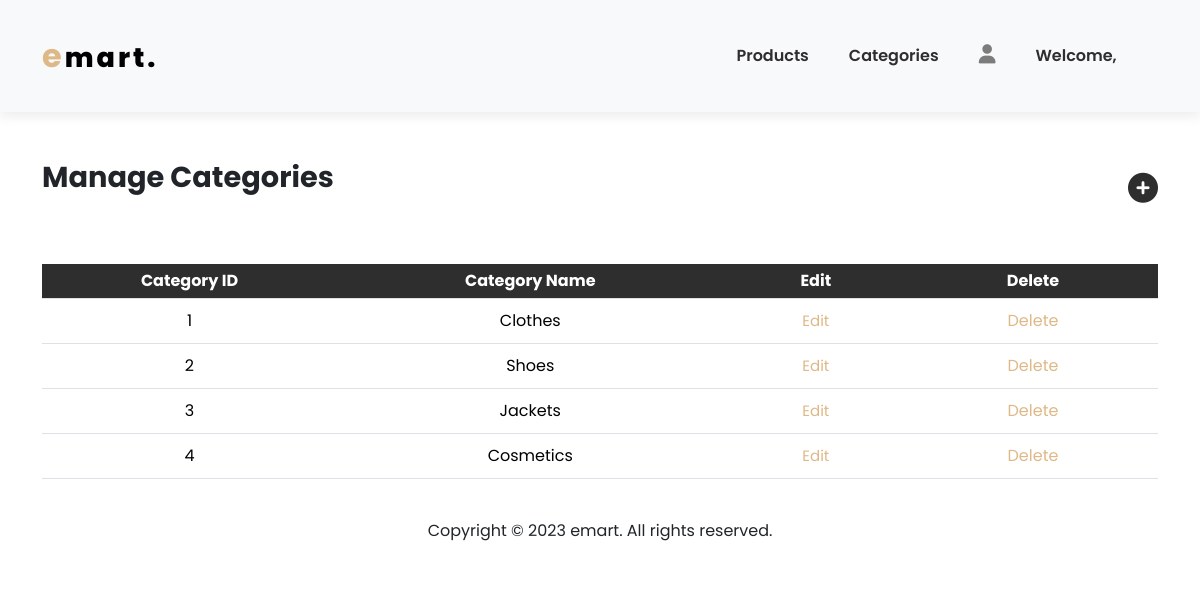
/admin/categories.php, run on an earlier commit of the app's database.
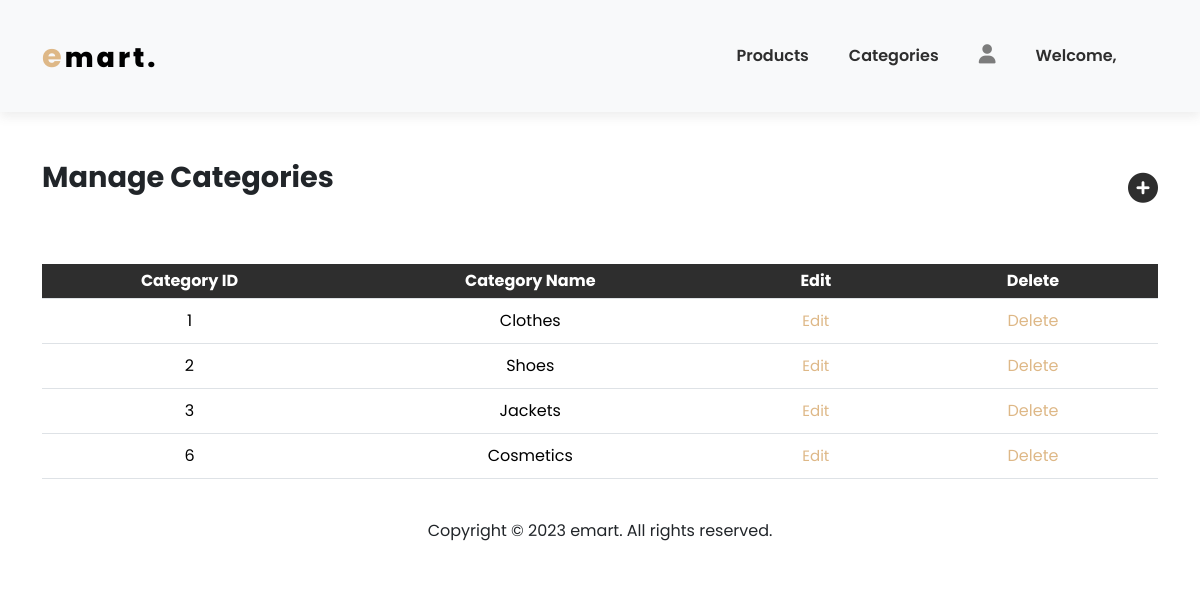
And on a later commit of the database.
### tables this page shows
CREATE TABLE `user` (
  `User_ID` varchar(50) NOT NULL,
  `password` varchar(12) NOT NULL,
  `First_Name` varchar(50) NOT NULL,
  `Middle_Name` varchar(50) NOT NULL,
  `Last_Name` varchar(50) NOT NULL,
  `Email` varchar(50) NOT NULL,
  `Phone_Number` bigint(12) NOT NULL,
  `usertype` int(11) NOT NULL DEFAULT 0
);

CREATE TABLE `category` (
  `Category_ID` int(50) NOT NULL,
  `Name` varchar(50) NOT NULL
);

### admin/categories.php (the view, shortened to what this page needs)
<!DOCTYPE html>
<html lang="en">
  <head>
    <link
      href="https://cdn.jsdelivr.net/npm/bootstrap@5.3.2/dist/css/bootstrap.min.css"
      rel="stylesheet"
    />
    <link rel="stylesheet" href="../assets/css/admin.css" />
    <link
      rel="stylesheet"
      href="https://cdnjs.cloudflare.com/ajax/libs/font-awesome/6.4.2/css/all.min.css"
    />
  </head>
  <body>
    <nav class="navbar navbar-expand-lg navbar-light bg-light py-3 sticky-top">
      <div class="container">
        <div class="header_logo">
          <a href="#"><span>e</span>mart.</a>
        </div>
        <div
          class="collapse navbar-collapse nav-buttons"
          id="navbarSupportedContent"
        >
          <ul class="navbar-nav me-auto mb-2 mb-lg-0">
            <li class="nav-item">
              <a class="nav-link" href="admin.php">Products</a>
            </li>
            <li class="nav-item">
              <a class="nav-link" href="categories.php">Categories</a>
            </li>
            <li class="nav-item">
                <div class="dropdown">
                <i class="fa-solid fa-user dropdown"></i>
                </div>
           </li>
           <li class="nav-item">
           <?php
              include("../server/connection.php");
                $uname = $_SESSION['uname'];
                $sql="select * from user";
                $result = mysqli_query($connect, $sql);
                while($row=mysqli_fetch_array($result)){
                echo "<a href='#' class='nav-link'>Welcome, $uname </a>";
                break;
              }
          ?>
            </li>
          </ul>
        </div>
      </div>
    </nav>
  <section class="cart container">
      <div class="py-5">
          <div class="row">
            <div class="col text-start"><h2 class="font-weight-bold">Manage Categories</h2></div>
            <div class="col text-end"><i onclick="window.location.href='categories.php?add_category'" class="fa-solid fa-circle-plus"></i></div>
        </div>
      </div>
      <table class="table table-hover text-center" width="100%">
        <tr>
            <th class="text-center">Category ID</th>
            <th class="text-center">Category Name</th>
            <th class="text-center">Edit</th>
            <th class="text-center">Delete</th>
        </tr>
        <?php
          $sql= "SELECT * FROM category";
          $result = mysqli_query($connect, $sql);
          while($row=mysqli_fetch_array($result)){
             $id = $row['Category_ID'];
             $name = $row['Name'];
             ?>
          <tr>
            <td>
              <?php echo $id ?>
            </td>
            <td>
              <?php echo $name ?>
            </td>
            <td>
              <a href="categories.php?edit_category=<?php echo $id ?>" class="edit-btn">Edit</a>
            </td>
            <td>
              <a href="?deleteid=<?php echo $id ?>" class="delete-btn">Delete</a>
            </td>
          </tr>
          <?php } ?>
        </table>
  </section>
      <section class="footer_bottom">
        <div class="footer_bottom text-center py-4">
          <p class="mb-0">Copyright &copy; 2023 emart. All rights reserved.</p>
        </div>
      </section>
  </body>
</html>

### assets/css/admin.css (style rules this page uses)
.nav-buttons { margin-left: 50%; }
* { margin: 0; padding: 0; box-sizing: border-box; }
a { text-decoration: none; }
body { font-family: 'Poppins', sans-serif; }
h2 { font-size: 1.8rem; font-weight: 650; }
.header_logo { text-align: center; }
.header_logo a { display: inline-block; color: #000; font-size: 27px; font-weight: 800; text-decoration: none; letter-spacing: 3px; }
.header_logo a span { color: burlywood; font-size: 32px; font-weight: 700; }
.navbar { font-size: 16px; padding-top: 2rem !important; padding-bottom: 2rem !important; top: 0; left: 0; background-color: #fff; box-shadow: 0px 5px 10px rgb(91, 91, 91, 0.1); display: flex; }
.navbar-light .navbar-nav .nav-link { padding: 0 20px; color: #2e2e2e; transition: 0.4s ease; font-weight: 600; }
.navbar i { font-size: 1.2rem; padding: 0 20px; transition: 0.4s ease; cursor: pointer; color: #7c7c7c; }
.dropdown { position: relative; display: inline-block; }
.footer_bottom .footer_bottom { background-color: white; }
.cart table { width: 100%; border-collapse: collapse; }
.cart th { padding: 5px; color: #fff; background-color: #2e2e2e; }
.cart td { padding: 10px 20px; }
.cart td a { color: burlywood; }
.cart .edit-btn { color: burlywood; text-decoration: none; font-size: 15px; }
.cart i { font-size: 30px; padding: 13px 0px; transition: 0.4s ease; cursor: pointer; color: #2e2e2e; }

What changed in the data, as far as the page shows it:
removed category: Category_ID "4", Name "Cosmetics"
added category: Category_ID "6", Name "Cosmetics"
